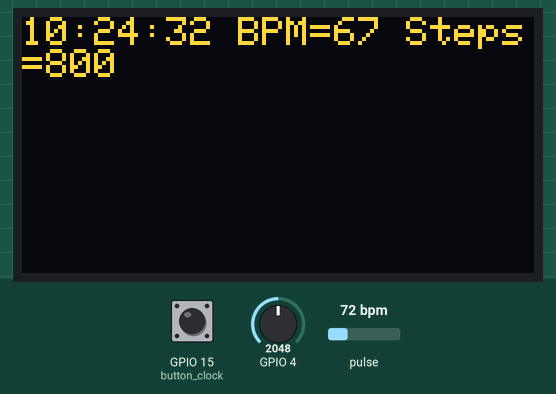
A sketch run on a simulated ESP32. On the bench: 128×64 one-colour display. The inputs (shaded band) are chosen by the test bench; at power-on: GPIO 4 = 2048, GPIO 15 (button_clock) HIGH, pulse 72 bpm. The OLED is the two-colour kind (top 16 rows yellow); WiFi joins after 1.5 s; servers stay silent unless stated; the local clock reads 2024-03-15 10:24:30 at power-on unless the sketch sets it; what the sketch prints to the serial monitor is not drawn.

Above: at 2.7 s.
2.8 s: GPIO 4 set to 1460
At 4.3 s:
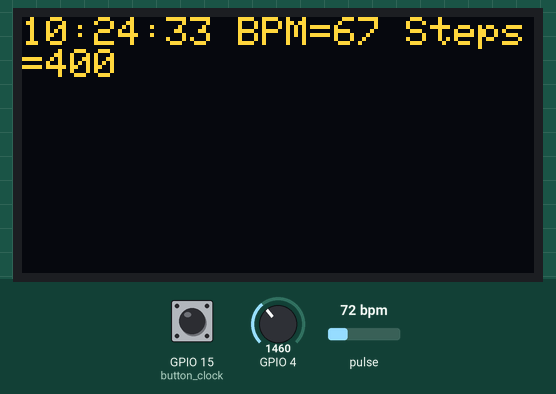
6.1 s: GPIO 4 set to 1540
At 7.2 s:
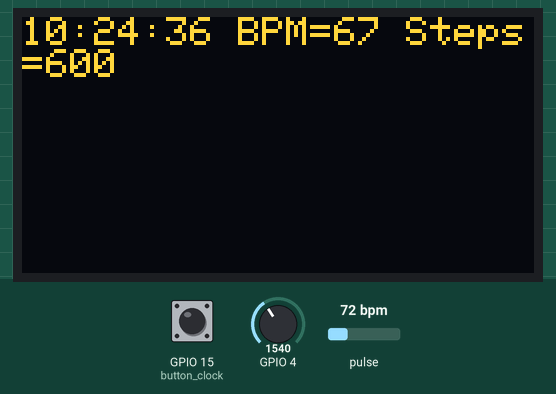
9.2 s: GPIO 4 set to 1228
At 11.6 s:
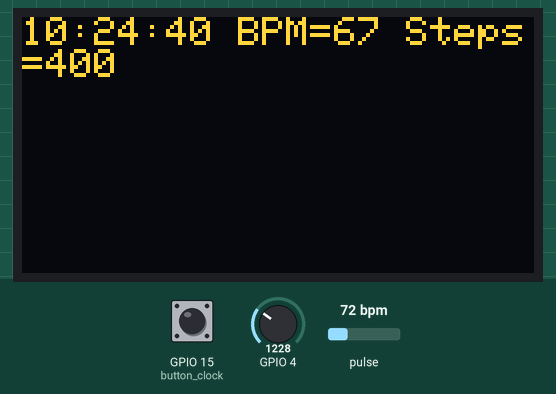
Timing chart, 0 to 13.1 s (numbered marks = the images above; inputs shaded):
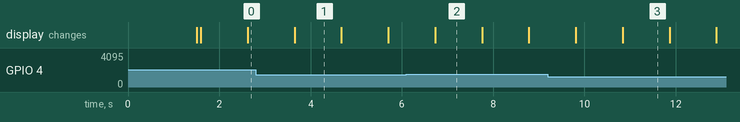

The sketch:

smart_watch.ino
```cpp
#define USE_ARDUINO_INTERRUPTS false
#include <PulseSensorPlayground.h>
#include <TimeLib.h>
#include <DS1307RTC.h>
#include <Wire.h>
#include <Adafruit_GFX.h>
#include <Adafruit_SSD1306.h>
#include <WiFi.h>
#include <ESPAsyncWebServer.h>
#include <time.h>

const char* ssid="ENTER_YOUR_SSID";
const char* password="ENTER_YOUR_PASSWORD";
AsyncWebServer server(80);


#define SCREEN_WIDTH 128 // OLED display width, in pixels
#define SCREEN_HEIGHT 64 // OLED display height, in pixels


Adafruit_SSD1306 display(SCREEN_WIDTH,SCREEN_HEIGHT,&Wire,-1);


#define button_clock  15


PulseSensorPlayground pulseSensor;
tmElements_t tm;


String BPM="";
String accel_steps="";
String Time_h="";

int accel_value=0;
const int PulseWire = 36;
const int LED=13;
int Threshold = 550;

int steps,myBPM;

bool check=false;

int limit=3000;

unsigned long updated_timer=0;

int GMTOffset = 18000;  //Replace with your GMT Offset in seconds
int daylightOffset = 0;

TaskHandle_t Task1;


const char index_html[] PROGMEM = R"rawliteral(
<!DOCTYPE HTML><html>
<head>
<meta name="viewport" content="width=device-width, initial-scale=1">
<link rel="stylesheet" href="https://use.fontawesome.com/releases/v5.7.2/css/all.css"
integrity="sha384-
fnmOCqbTlWIlj8LyTjo7mOUStjsKC4pOpQbqyi7RrhN7udi9RwhKkMHpvLbHG9Sr"
crossorigin="anonymous">
<style>
html {
font-family: Arial;
display: inline-block;
margin: 0px auto;
text-align: center;
}
h2 { font-size: 3.0rem; }
p { font-size: 3.0rem; }
.units { font-size: 1.2rem; }
.ds-labels{
font-size: 1.5rem;
vertical-align:middle;
padding-bottom: 15px;
}
</style>
</head>
<body>
<h2>Smart Watch</h2>
<p>
<i class="" style="color:#059e8a;"></i>
<span class="ds-labels">Time</span>
<span id="red">%Time%</span>
</p>
<p>
<i class="" style="color:#059e8a;"></i>
<span class="ds-labels">Beats</span>
<span id="green">%Beats%</span>
</p>
<p>
<i class="" style="color:#059e8a;"></i>
<span class="ds-labels">Steps</span>
<span id="blue">%Steps%</span>
</p>
</body>
<script>
setInterval(function ( ) {
var xhttp = new XMLHttpRequest();
xhttp.onreadystatechange = function() {
if (this.readyState == 4 && this.status == 200) {
document.getElementById("time").innerHTML = this.responseText;
}
};
xhttp.open("GET", "/Time_h", true);
xhttp.send();
}, 10000) ;
setInterval(function ( ) {
var xhttp = new XMLHttpRequest();
xhttp.onreadystatechange = function() {
if (this.readyState == 4 && this.status == 200) {
document.getElementById("beats").innerHTML = this.responseText;
}
};
xhttp.open("GET", "/BPM", true);
xhttp.send();
}, 10000) ;
setInterval(function ( ) {
var xhttp = new XMLHttpRequest();
xhttp.onreadystatechange = function() {
if (this.readyState == 4 && this.status == 200) {
document.getElementById("steps").innerHTML = this.responseText;
}
};
xhttp.open("GET", "/accel_steps", true);
xhttp.send();
</script>
</html>)rawliteral";


String processor(const String& var){
//Serial.println(var);
if(var == "Time"){
return Time_h;
}
else if(var == "Beats"){
return BPM;
}
else if(var == "Steps"){
return accel_steps;
}
return String();
}


void clock_interrupt()
{
  check=true;
  updated_timer=millis();
}


void watch(void *pvParameters)
{

  display.begin(SSD1306_SWITCHCAPVCC, 0x3C);  // initialize with the I2C addr 0x3D (for the 128x64)

  display.clearDisplay();
  display.display();
  Serial.println("Starting Clock task");
  for(;;)
  {
   time_t rawtime = time(nullptr);
struct tm* timeinfo = localtime(&rawtime);
    accel_value=analogRead(4);


     if(accel_value<500)
   {
    steps=0;
   }
   if(accel_value>=500 && accel_value<1000)
   {
    steps=200;
   }
   if(accel_value>=1000 && accel_value<1500)
   {
    steps=400;
   }
   if(accel_value>=1500 && accel_value<2000)
   {
    steps=600;
   }
   if(accel_value>=2000)
   {
    steps=800;
   }
   //Serial.println(steps);
    myBPM = 67;
    if (pulseSensor.sawStartOfBeat()) {
     myBPM = 67; //pulseSensor.getBeatsPerMinute();

    Serial.println("A HeartBeat Happened ! ");
    Serial.print("BPM: ");
    Serial.println(myBPM);
}

    //if(check==true)
    //{
    Serial.println("Displaying time");
    RTC.read(tm);
    display.clearDisplay();
    display.setTextSize(1);
    display.setTextColor(WHITE);
    display.setCursor(0,0);
    display.print(timeinfo->tm_hour);
    display.print(":");
    //display.print(tm.Minute);
    if( timeinfo->tm_min <10)
    display.print("0");
    display.print(timeinfo->tm_min);
    display.print(":");
    //display.print(tm.Second);
    if( timeinfo->tm_sec <10)
    display.print("0");
    display.print(timeinfo->tm_sec);
    display.print(" ");
    display.print("BPM=");
    display.print(myBPM);
    display.print(" ");
    display.print("Steps=");
    display.print(steps);
    display.display();
   /* }
    if(digitalRead(button_clock))
    {
      //updated_timer=millis();
      if(millis() - updated_timer>limit)
      {
        check=false;
        display.clearDisplay();
        display.display();
      }
    }*/
    //xSemaphoreGive(sem);
    //}
    Time_h=String(timeinfo->tm_hour)+":"+String(timeinfo->tm_min)+":"+String(timeinfo->tm_sec);
    BPM=String(myBPM);
    accel_steps=String(steps);
    vTaskDelay(pdMS_TO_TICKS(1000));
   //delay(1000);
  }
}


void setup() {
  // put your setup code here, to run once:
  Serial.begin(9600);
  Serial.print("Initializing");


  pulseSensor.analogInput(PulseWire);
  //pulseSensor.blinkOnPulse(LED);       //auto-magically blink Arduino's LED with heartbeat.
  pulseSensor.setThreshold(Threshold);
  pinMode(button_clock,INPUT_PULLUP);

   if (pulseSensor.begin()) {
    Serial.println("We created a pulseSensor Object !");  //This prints one time at Arduino power-up,  or on Arduino reset.
   }


  attachInterrupt(digitalPinToInterrupt(button_clock),clock_interrupt,FALLING);

  WiFi.begin(ssid,password);
while(WiFi.status() != WL_CONNECTED)
{
delay(500);
Serial.print(".");
}
Serial.println();
Serial.println("Connected");
Serial.println(" IP=");
Serial.print(WiFi.localIP());
Serial.println();
configTime(GMTOffset, daylightOffset, "pool.ntp.org","time.nist.gov");

// Route for root / web page
server.on("/", HTTP_GET, [](AsyncWebServerRequest *request){
request->send_P(200, "text/html", index_html, processor);
});
server.on("/time", HTTP_GET, [](AsyncWebServerRequest *request){
request->send_P(200, "text/plain", Time_h.c_str());
});
server.on("/beats", HTTP_GET, [](AsyncWebServerRequest *request){
request->send_P(200, "text/plain", BPM.c_str());
});
server.on("/steps", HTTP_GET, [](AsyncWebServerRequest *request){
request->send_P(200, "text/plain", accel_steps.c_str());
});
server.begin();


  if(xTaskCreatePinnedToCore(watch,"Task 1",10000,NULL,1,&Task1,0)==pdPASS)
  {
    Serial.println("Task 1 created");
  }
  else
  {
    Serial.println("Task 1 failed");
  }


}


void loop() {}
```

Measured:
- what the display in image 1 shows lasts 1.1 s, from 3.6 s to 4.7 s
